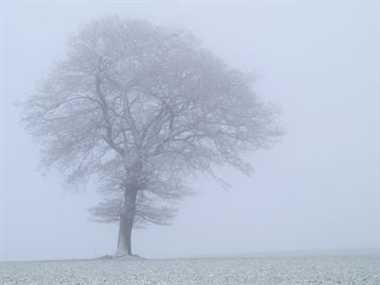
#> input picture images/lab2_contrast_stretching.jpg, 380 x 285 px, found by its file name
$ python constrast_stretching.py
#> lines starting #> are read from the running program, lines starting #| are printed output that depends on the picture
import numpy as np
import matplotlib.pyplot as plt
import cv2 as cv

def constrast_stretching(gray):
    f_min = np.min(gray)
    f_max = np.max(gray)
    print(f_min, f_max)
    temp = 255 / (f_max - f_min)
    out = (gray - f_min) * temp
    return out.astype(np.uint8)

file = 'E:\\Workspace\\LEARN\\NLU\\DIP\\images\\lab2_contrast_stretching.jpg'
img = cv.imread(file, 0)
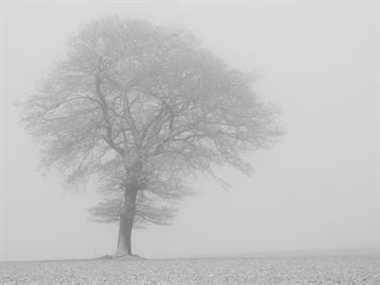
#> img: shape (285, 380); min 117, max 224, mean 195.3

stretching_img = constrast_stretching(img)
#> in constrast_stretching, `f_min = np.min(gray)`: f_min = 117
#> in constrast_stretching, `f_max = np.max(gray)`: f_max = 224
#| 117 224
#> in constrast_stretching, `temp = 255 / (f_max - f_min)`: temp = 2.38
#> in constrast_stretching, `out = (gray - f_min) * temp`:
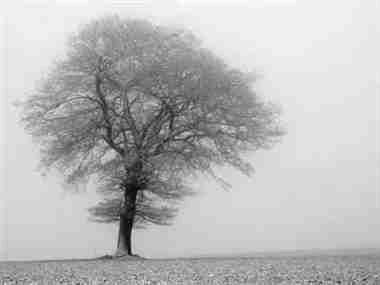
#> out: shape (285, 380) float64; min 0, max 255, mean 186.6; drawn with min black and max white

cv.imshow('Default', img)
cv.imshow('Stretched', stretching_img)

plt.hist(img.ravel(), bins=256, range=(0, 255))
plt.show()
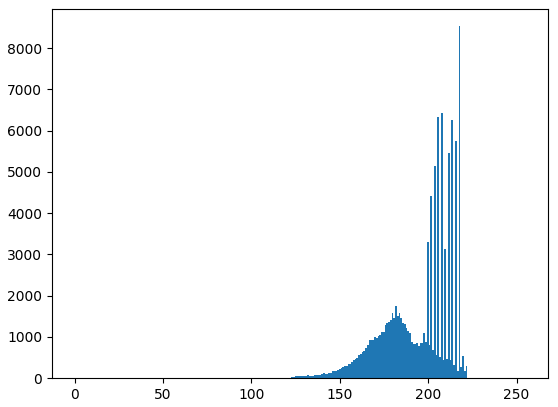
#> figure drawn by matplotlib, 1 panel; tallest bar 8531 high, from x = 217.1 to 218.1
plt.hist(stretching_img.ravel(), bins=256, range=(0, 255))
plt.show()
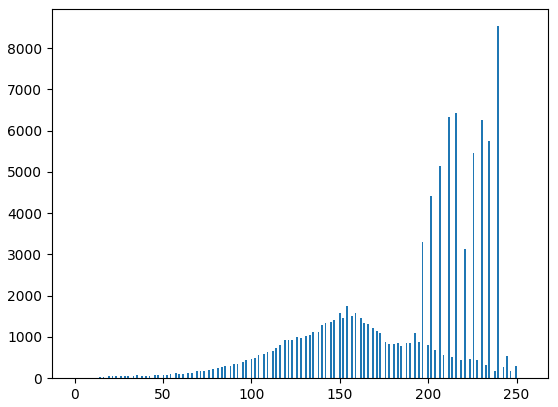
#> figure drawn by matplotlib, 1 panel; tallest bar 8531 high, from x = 239.1 to 240.1

cv.waitKey(0)
cv.destroyAllWindows()

$ run again, with images/finger.jpg copied over images/lab2_contrast_stretching.jpg
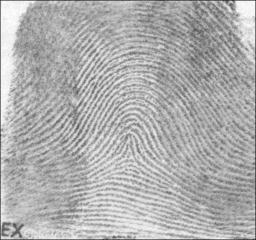
#> input picture images/finger.jpg, 256 x 240 px, found by its file name
#> img is the input picture: shape (240, 256); min 36, max 255, mean 175
#> f_min = 36
#> f_max = 255
#| 36 255
#> temp = 1.16
#> in constrast_stretching, `out = (gray - f_min) * temp`:
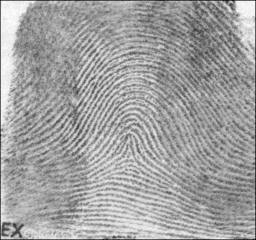
#> out: shape (240, 256) float64; min 0, max 255, mean 161.9
#> `plt.show()`:
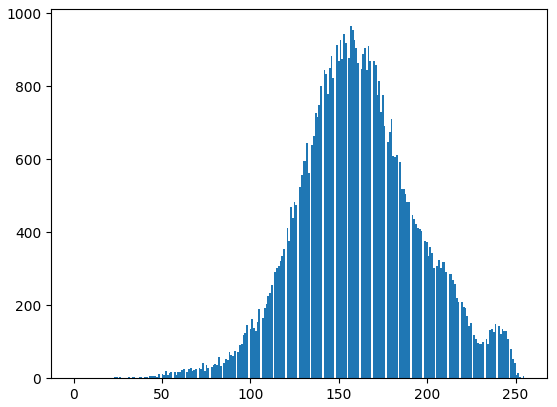
#> figure drawn by matplotlib, 1 panel; tallest bar 964 high, from x = 156.4 to 157.4
